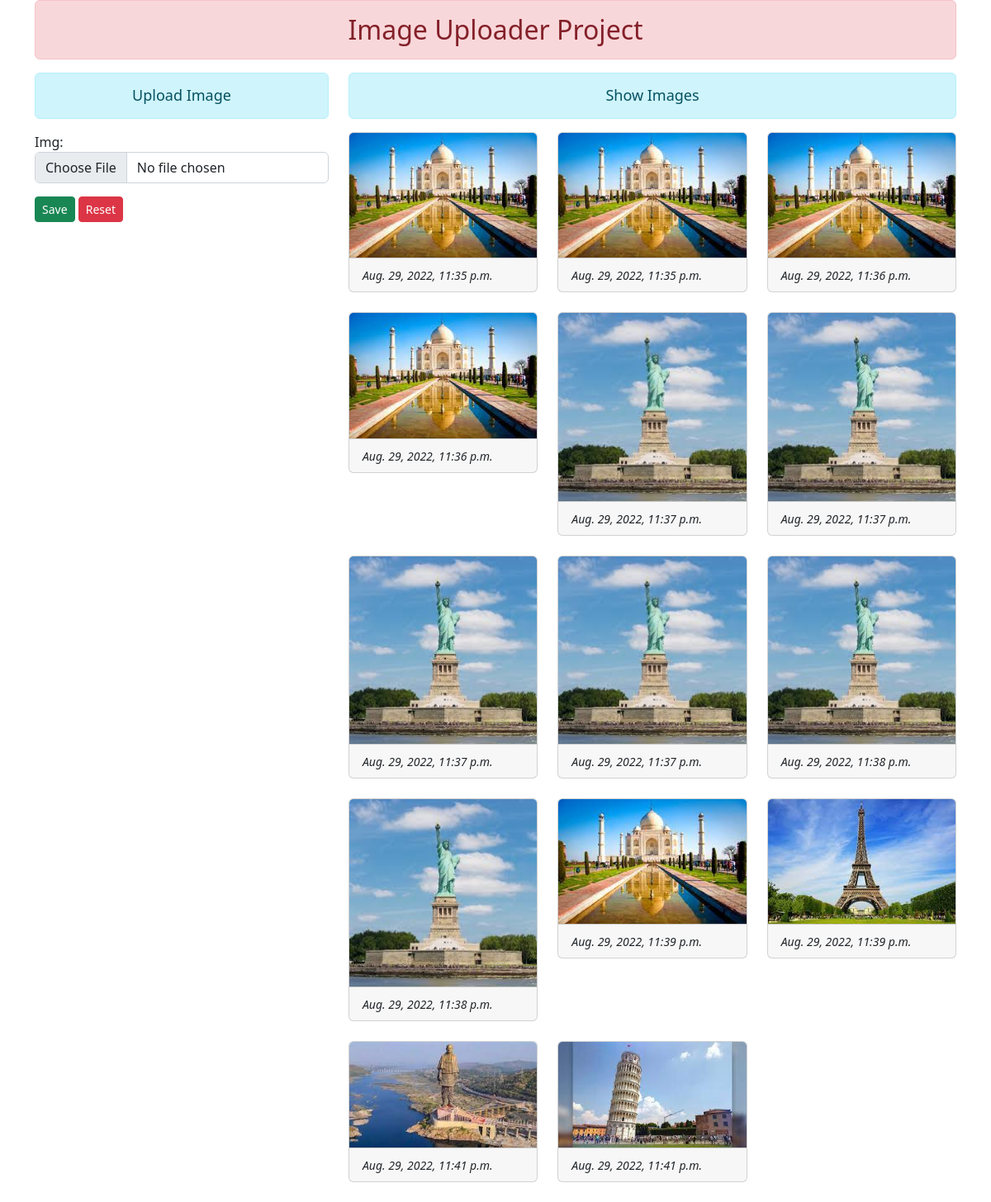
The page / on the database its author committed.
### core/models.py (models this page shows)
class Image(models.Model):
    img = models.ImageField(upload_to='my_images')
    created_at = models.DateTimeField(auto_now_add=True)

### core/views.py (the view)
# urls.py: path('', views.home, name='home'),
def home(request):
    if request.method == 'POST':
        form = ImageForm(data=request.POST, files=request.FILES)
        print(request.POST)
        print(request.FILES)
        if form.is_valid():
            form.save()
    form = ImageForm()
    images = Image.objects.all()
    context = {'form': form, 'images': images}
    return render(request, 'core/home.html', context)

### core/forms.py
class ImageForm(forms.ModelForm):
    class Meta:
        model = Image
        fields = ['img']
        widgets = {
            'img': forms.ClearableFileInput(attrs={'class': 'form-control', 'id': 'img-id'})
        }

### core/templates/core/home.html (shortened to what this page needs)
{% load static %}
<!DOCTYPE html>
<html lang="en">
<head>
    <link href="https://cdn.jsdelivr.net/npm/bootstrap@5.2.0/dist/css/bootstrap.min.css" rel="stylesheet">
</head>
<body>
    <div class="container">
        <h2 class="text-center alert alert-danger">Image Uploader Project</h2>
        <div class="row">
            <div class="col-sm-4">
                <h2 class="text-center alert alert-info font-large">Upload Image</h2>
                <form action="" method="POST" enctype="multipart/form-data" novalidate>
                    {{form.as_p}}
                    <input type="submit" value="Save" class="btn btn-sm btn-success" id="btn-save">
                    <input type="reset" value="Reset" class="btn btn-sm btn-danger" id="btn-reset">
                </form>
            </div>
            <div class="col-sm-8">
                <h2 class="text-center alert alert-info font-large">Show Images</h2>
                <div class="row">
                    {% for image in images %}
                        <div class="col-sm-4 mb-4">
                            <div class="card" style="width: auto;">
                                <img src="{{image.img.url}}" class="card-img-top" alt="...">
                                <div class="card-footer">
                                    <small><i>{{image.created_at}}</i></small>
                                </div>
                            </div>
                        </div>
                    {% empty %}
                        <h2 class="text-center alert alert-info font-small">No Images found</h2>
                    {% endfor %}
                </div>
            </div>
        </div>
    </div>
</body>
</html>

### core/templates/core/home.html (style rules this page uses)
.font-large { font-size: large; }

### rows shown on the page
Image: img (picture), created_at "Aug. 29, 2022, 11:35 p.m."
Image: img (picture), created_at "Aug. 29, 2022, 11:35 p.m."
Image: img (picture), created_at "Aug. 29, 2022, 11:36 p.m."
Image: img (picture), created_at "Aug. 29, 2022, 11:36 p.m."
Image: img (picture), created_at "Aug. 29, 2022, 11:37 p.m."
Image: img (picture), created_at "Aug. 29, 2022, 11:37 p.m."
Image: img (picture), created_at "Aug. 29, 2022, 11:37 p.m."
Image: img (picture), created_at "Aug. 29, 2022, 11:37 p.m."
Image: img (picture), created_at "Aug. 29, 2022, 11:38 p.m."
Image: img (picture), created_at "Aug. 29, 2022, 11:38 p.m."
Image: img (picture), created_at "Aug. 29, 2022, 11:39 p.m."
Image: img (picture), created_at "Aug. 29, 2022, 11:39 p.m."
Image: img (picture), created_at "Aug. 29, 2022, 11:41 p.m."
Image: img (picture), created_at "Aug. 29, 2022, 11:41 p.m."
